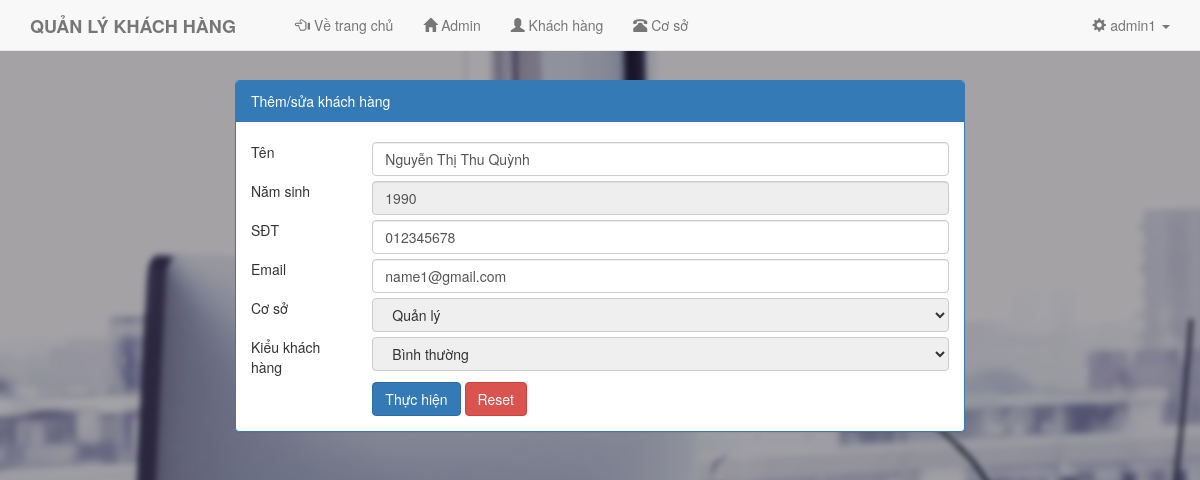
Screenshot of /qlkh/admin.php?controller=add_edit_employee&act=edit&id=1 (signed in) with the database file from the repository.
### tables this page shows
CREATE TABLE `tblemployee` (
  `id` int(11) NOT NULL,
  `name` varchar(50) NOT NULL,
  `birthYear` int(11) DEFAULT NULL,
  `phone` varchar(30) DEFAULT NULL,
  `email` varchar(50) DEFAULT NULL,
  `department_id` int(11) DEFAULT NULL,
  `position` varchar(50) DEFAULT NULL
);

CREATE TABLE `tbldepartment` (
  `id` int(11) NOT NULL,
  `name` varchar(50) NOT NULL,
  `description` text,
  `image` varchar(500) DEFAULT NULL
);

### qlkh/application/model.php (called while the page is built, shortened)
<?php
	class model{
		public function fetch($sql){
			global $link;
			$result = mysqli_query($link,$sql);
			$arr = array();
			while($rows = mysqli_fetch_array($result))
				$arr[] = $rows;
			return $arr;
		}
		public function fetch_one($sql){
			global $link;
			$result = mysqli_query($link,$sql);
			return mysqli_fetch_array($result);
		}
	}
 ?>

### qlkh/application/controller.php (called while the page is built, shortened)
<?php
	class controller{
		public function __construct(){
			$this->model = new model();
		}
	}
 ?>

### qlkh/view/backend/view_add_edit_employee.php (the view, shortened to what this page needs)
<div class="col-md-8 col-md-offset-2">
	<div class="panel panel-primary">
		<div class="panel-heading">Thêm/sửa khách hàng</div>
		<div class="panel-body">
			<form method="post" action="<?php echo $form_action; ?>">
				<div class="row" style="margin-top:5px;">
					<div class="col-md-2">Tên</div>
					<div class="col-md-10">
						<input type="text" name="name" value="<?php echo isset($arr["name"])?$arr["name"]:""; ?>" class="form-control">
					</div>
				</div>
				<div class="row" style="margin-top:5px;">
					<div class="col-md-2">Năm sinh</div>
					<div class="col-md-10">
						<input type="number" name="birthYear" value="<?php echo isset($arr["name"])?$arr["birthYear"]:""; ?>" <?php echo isset($arr["name"])?"readonly":"required"; ?> class="form-control">
					</div>
				</div>
				<div class="row" style="margin-top:5px;">
					<div class="col-md-2">SĐT</div>
					<div class="col-md-10">
						<input type="number" name="phone" value="<?php echo isset($arr["name"])?$arr["phone"]:""; ?>" class="form-control">
					</div>
				</div>
				<div class="row" style="margin-top:5px;">
					<div class="col-md-2">Email</div>
					<div class="col-md-10">
						<input type="email" name="email" value="<?php echo isset($arr["name"])?$arr["email"]:""; ?>" class="form-control">
					</div>
				</div>
				<div class="row" style="margin-top: 5px;">
					<div class="col-md-2">Cơ sở</div>
					<div class="col-md-10">
						<select class="col-md-12" name="department_id">
						<?php
							$department = $this->model->fetch("select * from tbldepartment");
							foreach($department as $rows)
							{
						 ?>
							<option <?php echo isset($arr["department_id"])&&$arr["department_id"]==$rows["id"]?"selected":""; ?> value="<?php echo $rows["id"]; ?>"><?php echo $rows["name"]; ?></option>
						<?php } ?>
						</select>
					</div>
				</div>
				<div class="row" style="margin-top: 5px;">
					<div class="col-md-2">Kiểu khách hàng</div>
					<div class="col-md-10">
						<select class="col-md-12" name="position">
							<option <?php echo (isset($arr["name"])&&$arr["position"]=="Bình thường")?"selected":""; ?>>Bình thường</option>
						</select>
					</div>
				</div>
				<div class="row" style="margin-top:5px;">
					<div class="col-md-2"></div>
					<div class="col-md-10">
						<input type="submit" value="Thực hiện" class="btn btn-primary">
						<input type="reset" value="Reset" class="btn btn-danger">
					</div>
				</div>
			</form>
		</div>
	</div>
</div>

### qlkh/view/backend/view_layout.php (style rules this page uses)
body { background: url(public/backend/2.jpg); background-attachment: fixed; }
select { border: 1px solid #ccc; border-radius: 4px; height: 34px; }

### rows the page displays
tblemployee: name "Nguyễn Thị Thu Quỳnh", birthYear "1990", phone "012345678", email "name1@gmail.com", department_id "Quản lý"

### other values shown
$_SESSION["username"] "admin1"
